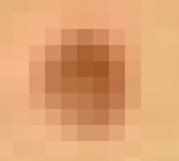
#> input picture Test_Images/template.png, 179 x 161 px, found by its file name
$ python SURF.py
#> lines starting #> are read from the running program, lines starting #| are printed output that depends on the picture
import cv2
import numpy as np
#surf = cv2.SURF(400)
#kp, des = surf.detectAndCompute(img,None)
#len(kp)


from math import sqrt
from skimage import data
from skimage.feature import blob_dog, blob_log, blob_doh
from skimage.color import rgb2gray

import matplotlib.pyplot as plt


#image = data.hubble_deep_field()[0:500, 0:500]
image = cv2.imread("/Users/2020shatgiskessell/Desktop/New_Mole_Detector/Test_Images/template.png")
#> image is the input picture: shape (161, 179, 3); mean B, G, R 114.5, 163.5, 223.7

image_gray = rgb2gray(image)
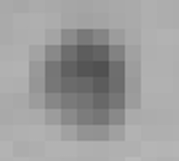
#> image_gray: shape (161, 179) float64; min 0.3, max 0.731, mean 0.617

blobs_log = blob_log(image_gray, max_sigma=30, num_sigma=10, threshold=.1)
#> blobs_log = empty array

# Compute radii in the 3rd column.
blobs_log[:, 2] = blobs_log[:, 2] * sqrt(2)

blobs_dog = blob_dog(image_gray, max_sigma=30, threshold=.1)
#> blobs_dog = empty array
blobs_dog[:, 2] = blobs_dog[:, 2] * sqrt(2)

blobs_doh = blob_doh(image_gray, max_sigma=30, threshold=.01)
#> blobs_doh = [[145, 163, 30]]

blobs_list = [blobs_log, blobs_dog, blobs_doh]
#> blobs_list = [empty array, empty array, [[145, 163, 30]]]
colors = ['yellow', 'lime', 'red']
titles = ['Laplacian of Gaussian', 'Difference of Gaussian',
          'Determinant of Hessian']
sequence = zip(blobs_list, colors, titles)

fig, axes = plt.subplots(1, 3, figsize=(9, 3), sharex=True, sharey=True)
ax = axes.ravel()

for idx, (blobs, color, title) in enumerate(sequence):
    ax[idx].set_title(title)
    ax[idx].imshow(image, interpolation='nearest')
    for blob in blobs:
        y, x, r = blob
        c = plt.Circle((x, y), r, color=color, linewidth=2, fill=False)
        ax[idx].add_patch(c)
    ax[idx].set_axis_off()
#> this loop made 3 passes
#> (blobs, color, title) on passes 1 to 3: (empty array, 'yellow', 'Laplacian of Gaussian'), (empty array, 'lime', 'Difference of Gaussian'), ([[145, 163, 30]], 'red', 'Determinant of Hessian')

plt.tight_layout()
plt.show()
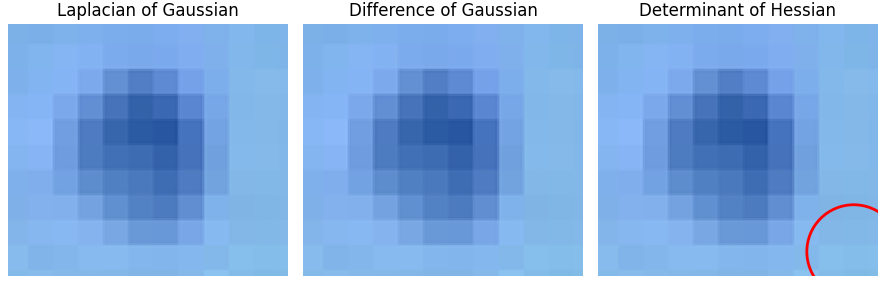
#> figure drawn by matplotlib, 3 panels; B, G, R data is drawn as R, G, B

#cv2.imshow('DBSCAN_clustered', img)

#cv2.waitKey(0)
#cv2.destroyAllWindows()
